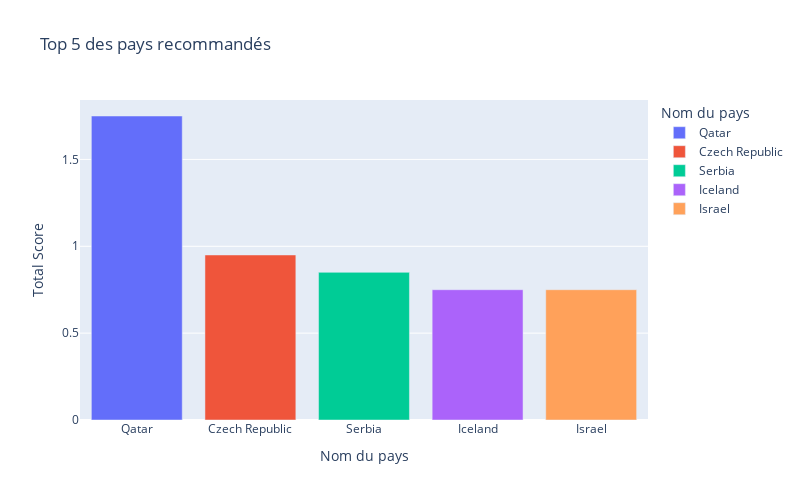

Notebook code cell kept with this figure:
### Markdown cell above
#### 5 pays que je recommande

### Code cell
# graphique des 5 pays recommandés

fig = px.bar(
    top5_scores,
    x="Country Name",
    y="Score weighted",
    title="Top 5 des pays recommandés",
    labels={"Score weighted": "Total Score", "Country Name": "Nom du pays"},
    color="Country Name"
)
fig.update_layout(
    xaxis_title="Nom du pays",
    yaxis_title="Total Score",
    width=800,
    height=500
)
fig.show()

### Figure 1 — Plotly figure (JSON) as saved in the notebook; plotly's stock layout.template omitted (floating-point values rounded to 4 significant figures)
{"data": [{"alignmentgroup": "True", "hovertemplate": "Nom du pays=%{x}<br>Total Score=%{y}<extra></extra>", "legendgroup": "Qatar", "marker": {"color": "#636efa", "pattern": {"shape": ""}}, "name": "Qatar", "offsetgroup": "Qatar", "orientation": "v", "showlegend": true, "textposition": "auto", "type": "bar", "x": ["Qatar"], "xaxis": "x", "y": [1.75], "yaxis": "y"}, {"alignmentgroup": "True", "hovertemplate": "Nom du pays=%{x}<br>Total Score=%{y}<extra></extra>", "legendgroup": "Czech Republic", "marker": {"color": "#EF553B", "pattern": {"shape": ""}}, "name": "Czech Republic", "offsetgroup": "Czech Republic", "orientation": "v", "showlegend": true, "textposition": "auto", "type": "bar", "x": ["Czech Republic"], "xaxis": "x", "y": [0.95], "yaxis": "y"}, {"alignmentgroup": "True", "hovertemplate": "Nom du pays=%{x}<br>Total Score=%{y}<extra></extra>", "legendgroup": "Serbia", "marker": {"color": "#00cc96", "pattern": {"shape": ""}}, "name": "Serbia", "offsetgroup": "Serbia", "orientation": "v", "showlegend": true, "textposition": "auto", "type": "bar", "x": ["Serbia"], "xaxis": "x", "y": [0.85], "yaxis": "y"}, {"alignmentgroup": "True", "hovertemplate": "Nom du pays=%{x}<br>Total Score=%{y}<extra></extra>", "legendgroup": "Iceland", "marker": {"color": "#ab63fa", "pattern": {"shape": ""}}, "name": "Iceland", "offsetgroup": "Iceland", "orientation": "v", "showlegend": true, "textposition": "auto", "type": "bar", "x": ["Iceland"], "xaxis": "x", "y": [0.75], "yaxis": "y"}, {"alignmentgroup": "True", "hovertemplate": "Nom du pays=%{x}<br>Total Score=%{y}<extra></extra>", "legendgroup": "Israel", "marker": {"color": "#FFA15A", "pattern": {"shape": ""}}, "name": "Israel", "offsetgroup": "Israel", "orientation": "v", "showlegend": true, "textposition": "auto", "type": "bar", "x": ["Israel"], "xaxis": "x", "y": [0.75], "yaxis": "y"}], "layout": {"barmode": "relative", "height": 500, "legend": {"title": {"text": "Nom du pays"}, "tracegroupgap": 0}, "title": {"text": "Top 5 des pays recommandés"}, "width": 800, "xaxis": {"anchor": "y", "categoryarray": ["Qatar", "Czech Republic", "Serbia", "Iceland", "Israel"], "categoryorder": "array", "domain": [0, 1], "title": {"text": "Nom du pays"}}, "yaxis": {"anchor": "x", "domain": [0, 1], "title": {"text": "Total Score"}}}}
